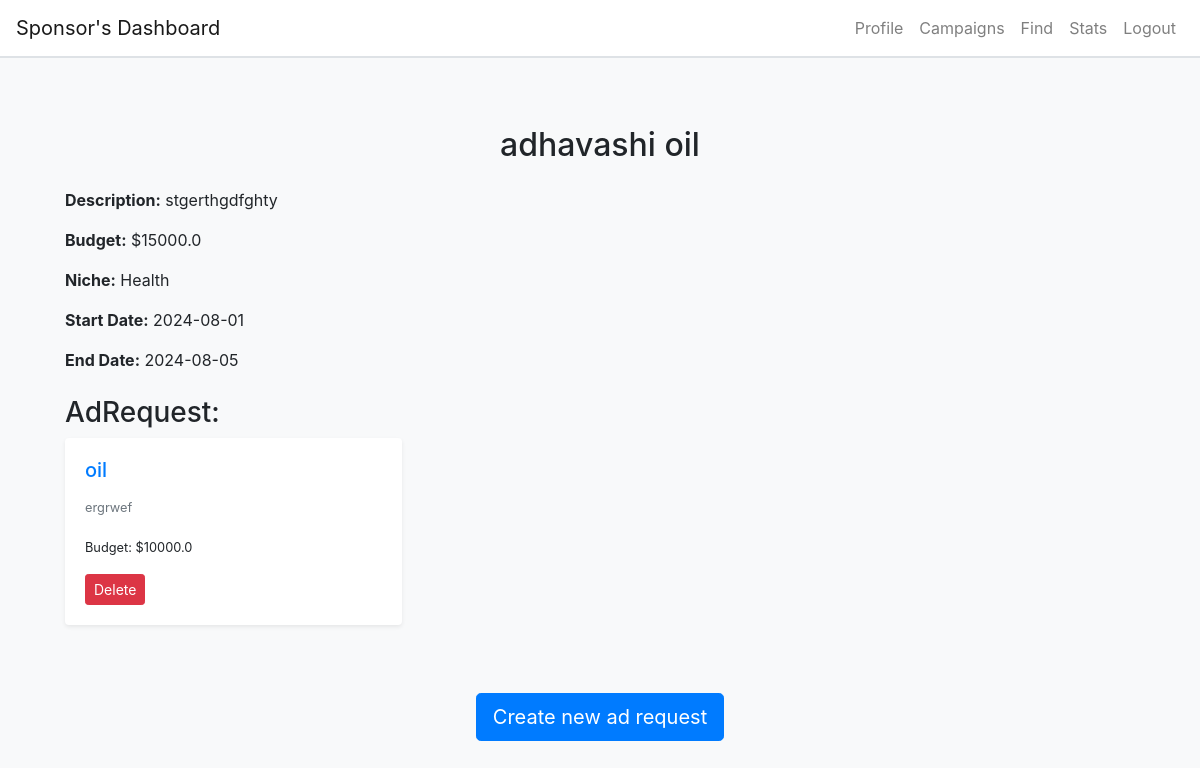
Screenshot of /view_campaign_details/1 (signed in) with the database file from the repository.
### app.py (models this page shows, shortened)
class Campaign(db.Model):
    id = db.Column(db.Integer, primary_key=True)
    title = db.Column(db.String(100), nullable=False)
    description = db.Column(db.Text, nullable=False)
    image = db.Column(db.String(200), nullable=True)
    niche = db.Column(db.String(50), nullable=False)
    budget = db.Column(db.Float, nullable=False)  # New column for budget
    is_public = db.Column(db.Boolean, nullable=False, default=True)
    start_date = db.Column(db.DateTime, nullable=False)
    end_date = db.Column(db.DateTime, nullable=False)
    is_flagged = db.Column(db.Boolean, default=False)
    influencer_id = db.Column(db.Integer, db.ForeignKey('influencers.id'))
    influencer = db.relationship('Influencer', back_populates='campaigns')
    sponsor_id = db.Column(db.Integer, db.ForeignKey('sponsors.id'), nullable=False)
    sponsor = db.relationship('Sponsor', backref='campaigns')

class AdRequest(db.Model):
    id = db.Column(db.Integer, primary_key=True)
    ad_name = db.Column(db.String(100), nullable=False)
    description = db.Column(db.String(500), nullable=False)
    terms = db.Column(db.String(500), nullable=True)
    payment = db.Column(db.Float, nullable=False)
    influencer_name = db.Column(db.String(100), nullable=True)
    influencer_id = db.Column(db.Integer, db.ForeignKey('influencers.id'), nullable=True)
    campaign_id = db.Column(db.Integer, db.ForeignKey('campaign.id'), nullable=False)
    negotiation_status = db.Column(db.String(20), nullable=False, default='no negotiation')
    modified_terms = db.Column(db.Text, nullable=True)
    modified_payment = db.Column(db.Float, nullable=True)
    created_by = db.Column(db.String(20), nullable=False)
    created_at = db.Column(db.DateTime, default=datetime.utcnow)
    campaign = db.relationship('Campaign', backref='ad_requests')
    sponsor_id = db.Column(db.Integer, db.ForeignKey('sponsors.id'), nullable=False)
    status = db.Column(db.String(50), default='pending')

### app.py (the view)
@app.route('/view_campaign_details/<int:campaign_id>', methods=['GET','POST'] )
def view_campaign_details(campaign_id):
    campaign= Campaign.query.get_or_404(campaign_id)
    sponsor = Sponsor.query.filter_by(user_id=session['user_id']).first()
    ad_requests = AdRequest.query.filter_by(campaign_id=campaign.id).all()
    influencers=Influencer.query.all()
    return render_template('campaign_details.html', campaign=campaign, ad_requests=ad_requests,  influencers=influencers ,user_role='sponsor')

### templates/campaign_details.html (shortened to what this page needs)
{% extends "base.html" %} {% block title %}Campaign Details{% endblock %} {%
block content %}
<div class="container mt-5">
  <h2 class="text-center">{{ campaign.title }}</h2>
  <div class="campaign-detail mt-4">
    <p><strong>Description:</strong> {{ campaign.description }}</p>
    <p><strong>Budget:</strong> ${{ campaign.budget }}</p>
    <p><strong>Niche:</strong> {{ campaign.niche }}</p>
    <p>
      <strong>Start Date:</strong> {{ campaign.start_date.strftime("%Y-%m-%d")
      }}
    </p>
    <p>
      <strong>End Date:</strong> {{ campaign.end_date.strftime("%Y-%m-%d") }}
    </p>
    <h3 class="mt-4">AdRequest:</h3>
    <div class="row">
      {% for request in ad_requests %}
      <div class="col-md-4 mb-4">
        <div class="card shadow-sm">
          <div class="card-body">
            <h5 class="card-title">
              <a href="{{ url_for('view_ad', request_id=request.id) }}">
                {{ request.ad_name }}
              </a>
            </h5>
            <p class="card-text">
              <small class="text-muted">{{ request.terms }}</small>
              <p><small>Budget: ${{ request.payment }}</small></p>
            </p>
            <div class="mt-3">
              <form
                action="{{ url_for('delete_ad', request_id=request.id) }}"
                method="POST"
                style="display: inline"
              >
                <button type="submit" class="btn btn-danger btn-sm">
                  Delete
                </button>
              </form>
            </div>
          </div>
        </div>
      </div>
      {% endfor %}
    </div>
  </div>
  <div class="text-center mt-4">
    <a
      href="{{ url_for('create_add_request',campaign_id=campaign.id) }} "
      class="btn btn-primary btn-lg"
    >
       Create new ad request
    </a>
  </div>
</div>
{% endblock %}

### templates/base.html (style rules this page uses)
body { background-color: #f8f9fa; }
.card { margin-bottom: 20px; border: none; box-shadow: 0 0 10px rgba(0, 0, 0, 0.1); }

### rows the page displays
Campaign: title "adhavashi oil", description "stgerthgdfghty", budget "15000.0", niche "Health", start_date "2024-08-01", end_date "2024-08-05"
AdRequest: ad_name "oil", terms "ergrwef", payment "10000.0"
